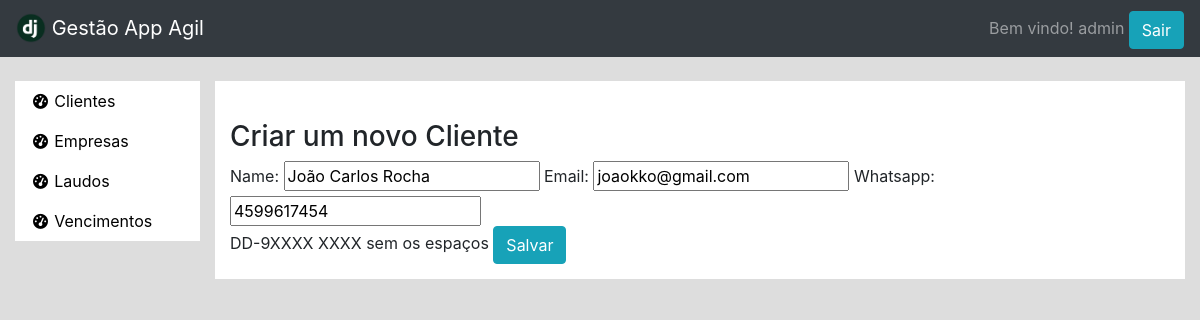
The app's page /clientes/person_update/1/ (signed in), older data.
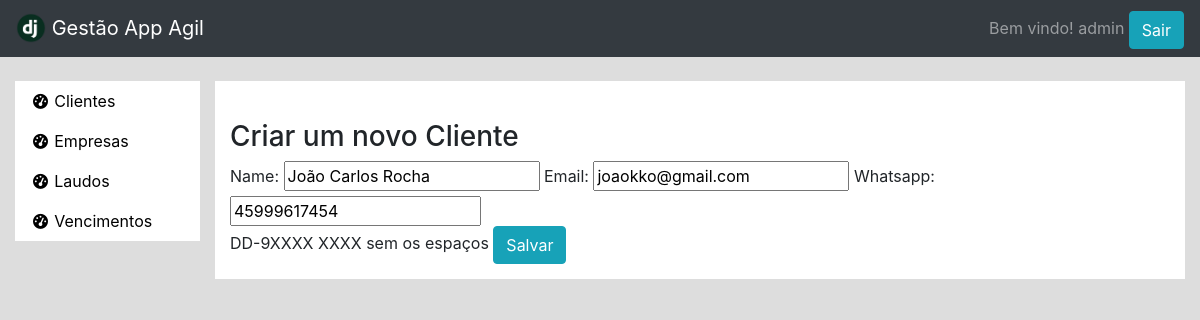
The same page, newer data.
### clientes/models.py (models this page shows, shortened)
class Person(models.Model):
    name = models.CharField(max_length=60)
    email = models.EmailField(blank=True, null=True)
    whatsapp = models.PositiveBigIntegerField(validators=[MaxValueValidator(99999999999)],
                help_text="DD-9XXXX XXXX sem os espaços",
                unique=True)
    sucess_url = reverse_lazy('home')

### clientes/views.py (the view)
# urls.py: path('person_update/<int:pk>/', login_required(PersonUpdate.as_view()), name="person_update"),
class PersonUpdate(UpdateView):
    model = Person
    fields = ['name','email', 'whatsapp']
    success_url = reverse_lazy('person_list')

### clientes/templates/clientes/person_form.html (shortened to what this page needs)
{% extends 'base.html' %}
{% load bootstrap %}
{% block main %}
    <br/>
    <div class="row">
        <div class="col-12">
            <h3> Criar um novo Cliente </h3>
            <form action="" method="post" enctype="multipart/form-data">
                {{ form|bootstrap }}
                <input type="submit" class="btn btn-info" value="Salvar"/>
            </form>
        </div>
    </div>
{% endblock %}

Row changes from the older to the newer data that the page shows:
changed Person "João Carlos Rocha": whatsapp "4599617454" → "45999617454"
